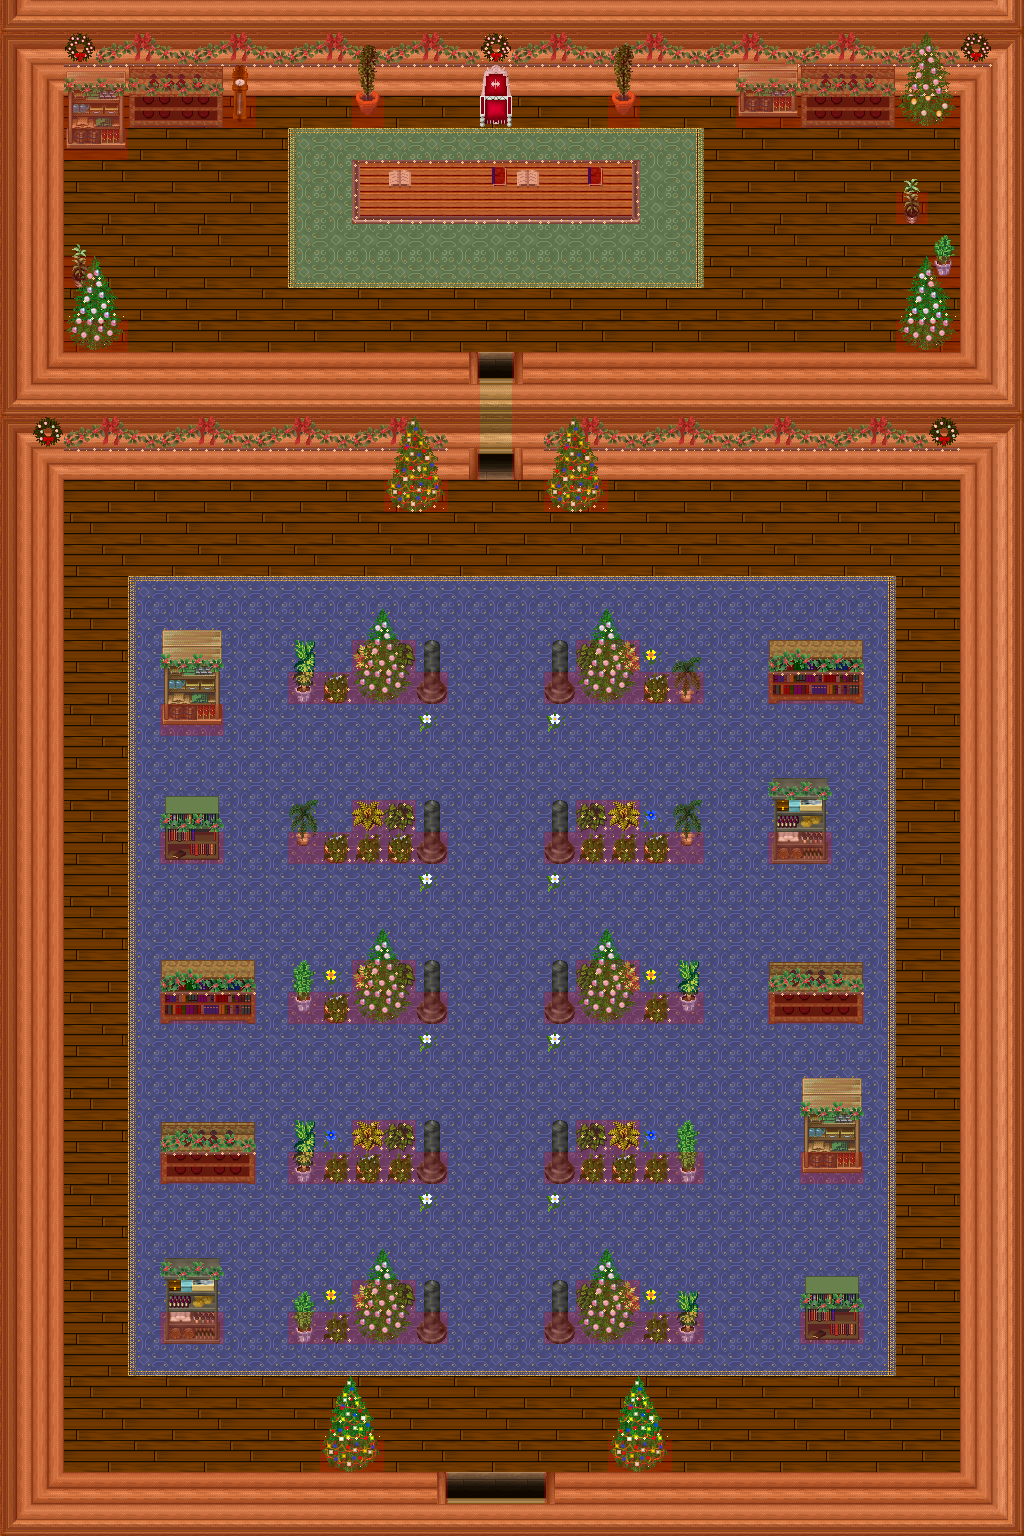

This is a level from a 2D game, rendered from its Tiled map with the project's own tilesets. A one-line summary and the map file follow, with tile-layer data summarised:
An orthogonal 32x48 tile map with 32x32 px tiles, 7 tile layers (0_floor, 1_terrain, 2_object, 3_roof, ...), 1 hidden layer not drawn, 32 tilesets.

<map version="1.2" tiledversion="1.2.0" orientation="orthogonal" renderorder="right-down" width="32" height="48" tilewidth="32" tileheight="32" infinite="0" nextlayerid="9" nextobjectid="1">
 <tileset firstgid="1" name="throne_small" tilewidth="32" tileheight="32" tilecount="2" columns="1">
  <image source="../../tileset/furniture/chair/throne_small.png" width="32" height="64" />
 </tileset>
 <tileset firstgid="3" name="rug_border" tilewidth="32" tileheight="32" tilecount="9" columns="3">
  <image source="../../tileset/furniture/carpet/rug_border.png" width="96" height="96" />
 </tileset>
 <tileset firstgid="12" name="bushes" tilewidth="32" tileheight="32" tilecount="10" columns="5">
  <image source="../../tileset/plant/bush/bushes.png" trans="ffffff" width="160" height="64" />
 </tileset>
 <tileset firstgid="22" name="wooden_rectangular" tilewidth="32" tileheight="32" tilecount="9" columns="3">
  <image source="../../tileset/furniture/table/wooden_rectangular.png" trans="ff00ff" width="96" height="96" />
 </tileset>
 <tileset firstgid="31" name="metal_and_stone" tilewidth="32" tileheight="32" tilecount="6" columns="3">
  <image source="../../tileset/item/statue/metal_and_stone.png" width="96" height="64" />
 </tileset>
 <tileset firstgid="37" name="pale_book_bottle_shelf" tilewidth="32" tileheight="32" tilecount="12" columns="3">
  <image source="../../tileset/furniture/shelve/pale_book_bottle_shelf.png" trans="ff00ff" width="96" height="128" />
 </tileset>
 <tileset firstgid="49" name="pot_plant" tilewidth="32" tileheight="32" tilecount="3" columns="1">
  <image source="../../tileset/plant/indoor/pot_plant.png" width="32" height="96" />
 </tileset>
 <tileset firstgid="52" name="daisy_blue" tilewidth="32" tileheight="32" tilecount="8" columns="2">
  <image source="../../tileset/plant/flower/daisy_blue.png" trans="ffffff" width="64" height="128" />
 </tileset>
 <tileset firstgid="60" name="daisy_yellow" tilewidth="32" tileheight="32" tilecount="8" columns="2">
  <image source="../../tileset/plant/flower/daisy_yellow.png" trans="ffffff" width="64" height="128" />
 </tileset>
 <tileset firstgid="68" name="wooden_clock" tilewidth="32" tileheight="32" tilecount="6" columns="1">
  <image source="../../tileset/furniture/clock/wooden_clock.png" width="32" height="192" />
 </tileset>
 <tileset firstgid="74" name="daisy_white" tilewidth="32" tileheight="32" tilecount="8" columns="2">
  <image source="../../tileset/plant/flower/daisy_white.png" trans="ffffff" width="64" height="128" />
 </tileset>
 <tileset firstgid="82" name="book" tilewidth="32" tileheight="32" tilecount="4" columns="2">
  <image source="../../tileset/item/documents/book.png" width="64" height="64" />
 </tileset>
 <tileset firstgid="86" name="collision" tilewidth="32" tileheight="32" tilecount="1" columns="1">
  <image source="../../tileset/logic/collision.png" width="32" height="32" />
 </tileset>
 <tileset firstgid="87" name="protection" tilewidth="32" tileheight="32" tilecount="2" columns="2">
  <image source="../../tileset/logic/protection.png" width="64" height="32" />
 </tileset>
 <tileset firstgid="89" name="barrel" tilewidth="32" tileheight="32" tilecount="2" columns="2">
  <image source="../../tileset/item/pot/barrel_with_flower.png" width="64" height="32" />
 </tileset>
 <tileset firstgid="91" name="barrel2" tilewidth="32" tileheight="32" tilecount="2" columns="1">
  <image source="../../tileset/item/pot/barrel.png" width="32" height="64" />
 </tileset>
 <tileset firstgid="93" name="plants" tilewidth="32" tileheight="32" tilecount="12" columns="6">
  <image source="../../tileset/plant/indoor/pot_plant_1.png" width="192" height="64" />
 </tileset>
 <tileset firstgid="105" name="shelf" tilewidth="32" tileheight="32" tilecount="10" columns="2">
  <image source="../../tileset/furniture/shelve/shelf_4.png" width="64" height="160" />
 </tileset>
 <tileset firstgid="115" name="shelf3" tilewidth="32" tileheight="32" tilecount="10" columns="2">
  <image source="../../tileset/furniture/shelve/shelf_3.png" width="64" height="160" />
 </tileset>
 <tileset firstgid="125" name="shelf5" tilewidth="32" tileheight="32" tilecount="6" columns="2">
  <image source="../../tileset/furniture/shelve/green_bookshelf.png" width="64" height="96" />
 </tileset>
 <tileset firstgid="131" name="potted plants" tilewidth="32" tileheight="32" tilecount="6" columns="3">
  <image source="../../tileset/plant/indoor/potted_plants1.png" width="96" height="64" />
 </tileset>
 <tileset firstgid="137" name="sciany" tilewidth="32" tileheight="32" tilecount="27" columns="3">
  <image source="../../tileset/pol/waly/int_plazy.png" width="96" height="288" />
 </tileset>
 <tileset firstgid="164" name="dechy" tilewidth="32" tileheight="32" tilecount="3" columns="3">
  <image source="../../tileset/pol/domki/podloga/deski_dark.png" width="96" height="32" />
 </tileset>
 <tileset firstgid="167" name="doorsy" tilewidth="32" tileheight="32" tilecount="15" columns="5">
  <image source="../../tileset/pol/domki/drzwi/door_drewno_int.png" width="160" height="96" />
 </tileset>
 <tileset firstgid="182" name="floor" tilewidth="32" tileheight="32" tilecount="3" columns="3">
  <image source="../../tileset/ground/indoor/floor.png" width="96" height="32" />
 </tileset>
 <tileset firstgid="185" name="roof_borders_xmas" tilewidth="32" tileheight="32" tilecount="18" columns="3">
  <image source="../../tileset/building/roof/roof_borders_xmas.png" trans="ff00ff" width="96" height="192" />
 </tileset>
 <tileset firstgid="203" name="spruce_xmas4" tilewidth="32" tileheight="32" tilecount="6" columns="2">
  <image source="../../tileset/plant/tree/spruce_xmas4.png" trans="ff00ff" width="64" height="96" />
 </tileset>
 <tileset firstgid="209" name="spruce_xmas" tilewidth="32" tileheight="32" tilecount="6" columns="2">
  <image source="../../tileset/plant/tree/spruce_xmas.png" trans="ff00ff" width="64" height="96" />
 </tileset>
 <tileset firstgid="215" name="holly_garlands" tilewidth="32" tileheight="32" tilecount="3" columns="3">
  <image source="../../tileset/building/decoration/holly_garlands.png" trans="ff00ff" width="96" height="32" />
 </tileset>
 <tileset firstgid="218" name="spruce_xmas5" tilewidth="32" tileheight="32" tilecount="6" columns="2">
  <image source="../../tileset/plant/tree/spruce_xmas5.png" trans="ff00ff" width="64" height="96" />
 </tileset>
 <tileset firstgid="224" name="wreaths" tilewidth="32" tileheight="32" tilecount="6" columns="2">
  <image source="../../tileset/building/decoration/wreaths.png" trans="ff00ff" width="64" height="96" />
 </tileset>
 <tileset firstgid="230" name="xmas lights" tilewidth="32" tileheight="32" tilecount="20" columns="4">
  <image source="../../tileset/furniture/light/xmas_lights.png" width="128" height="160" />
 </tileset>
 <layer id="1" name="0_floor" width="32" height="48">
  <data>[1536 cells, 1530 non-empty, 21 distinct tile ids]</data>
 </layer>
 <layer id="2" name="1_terrain" width="32" height="48">
  <data>[1536 cells, 735 non-empty, 41 distinct tile ids]</data>
 </layer>
 <layer id="3" name="2_object" width="32" height="48">
  <data>[1536 cells, 166 non-empty, 50 distinct tile ids]</data>
 </layer>
 <layer id="4" name="3_roof" width="32" height="48">
  <data>[1536 cells, 169 non-empty, 46 distinct tile ids]</data>
 </layer>
 <layer id="5" name="4_roof_add" width="32" height="48">
  <data>[1536 cells, 108 non-empty, 10 distinct tile ids]</data>
 </layer>
 <layer id="6" name="objects" width="32" height="48">
  <data>[1536 cells, 0 non-empty, 0 distinct tile ids]</data>
 </layer>
 <layer id="7" name="collision" width="32" height="48" opacity="0.2">
  <data>[1536 cells, 581 non-empty, 1 distinct tile ids]</data>
 </layer>
 <layer id="8" name="protection" width="32" height="48" visible="0">
  <data>[1536 cells, 1536 non-empty, 1 distinct tile ids]</data>
 </layer>
</map>
